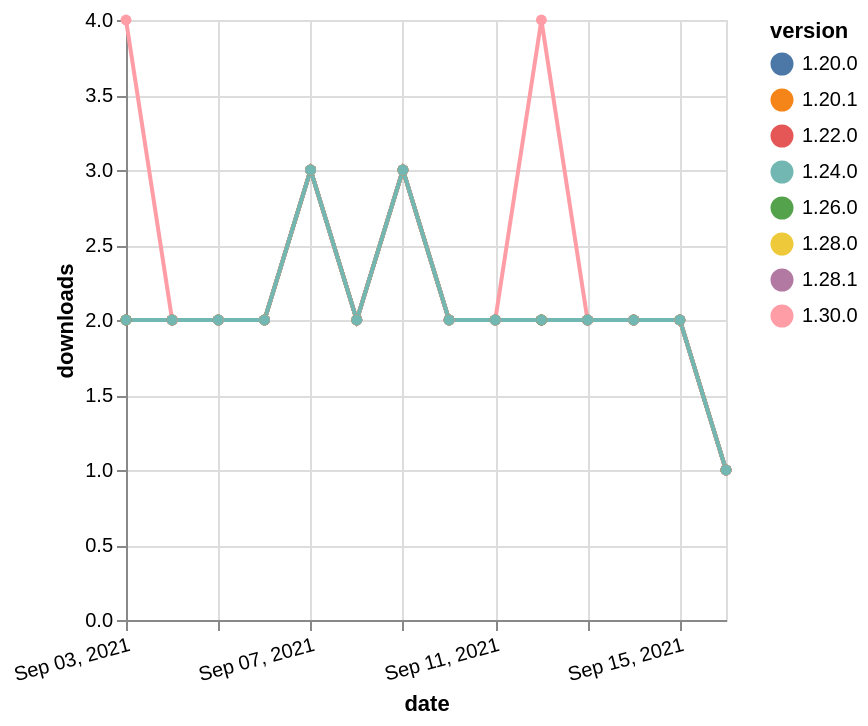

This figure's Vega-Lite source:
### Vega-Lite specification from a JSON file in a GitHub repository (floating-point values rounded to 4 significant figures)
{"$schema": "https://vega.github.io/schema/vega-lite/v5.json", "description": "A simple bar chart with embedded data.", "data": {"values": [{"date": "2021-09-03", "total": 355, "delta": 2, "version": "1.28.1"}, {"date": "2021-09-04", "total": 357, "delta": 2, "version": "1.28.1"}, {"date": "2021-09-05", "total": 359, "delta": 2, "version": "1.28.1"}, {"date": "2021-09-06", "total": 361, "delta": 2, "version": "1.28.1"}, {"date": "2021-09-07", "total": 364, "delta": 3, "version": "1.28.1"}, {"date": "2021-09-08", "total": 366, "delta": 2, "version": "1.28.1"}, {"date": "2021-09-09", "total": 369, "delta": 3, "version": "1.28.1"}, {"date": "2021-09-10", "total": 371, "delta": 2, "version": "1.28.1"}, {"date": "2021-09-11", "total": 373, "delta": 2, "version": "1.28.1"}, {"date": "2021-09-12", "total": 375, "delta": 2, "version": "1.28.1"}, {"date": "2021-09-13", "total": 377, "delta": 2, "version": "1.28.1"}, {"date": "2021-09-14", "total": 379, "delta": 2, "version": "1.28.1"}, {"date": "2021-09-15", "total": 381, "delta": 2, "version": "1.28.1"}, {"date": "2021-09-16", "total": 382, "delta": 1, "version": "1.28.1"}, {"date": "2021-09-03", "total": 1644, "delta": 2, "version": "1.22.0"}, {"date": "2021-09-04", "total": 1646, "delta": 2, "version": "1.22.0"}, {"date": "2021-09-05", "total": 1648, "delta": 2, "version": "1.22.0"}, {"date": "2021-09-06", "total": 1650, "delta": 2, "version": "1.22.0"}, {"date": "2021-09-07", "total": 1653, "delta": 3, "version": "1.22.0"}, {"date": "2021-09-08", "total": 1655, "delta": 2, "version": "1.22.0"}, {"date": "2021-09-09", "total": 1658, "delta": 3, "version": "1.22.0"}, {"date": "2021-09-10", "total": 1660, "delta": 2, "version": "1.22.0"}, {"date": "2021-09-11", "total": 1662, "delta": 2, "version": "1.22.0"}, {"date": "2021-09-12", "total": 1664, "delta": 2, "version": "1.22.0"}, {"date": "2021-09-13", "total": 1666, "delta": 2, "version": "1.22.0"}, {"date": "2021-09-14", "total": 1668, "delta": 2, "version": "1.22.0"}, {"date": "2021-09-15", "total": 1670, "delta": 2, "version": "1.22.0"}, {"date": "2021-09-16", "total": 1671, "delta": 1, "version": "1.22.0"}, {"date": "2021-09-03", "total": 659, "delta": 2, "version": "1.28.0"}, {"date": "2021-09-04", "total": 661, "delta": 2, "version": "1.28.0"}, {"date": "2021-09-05", "total": 663, "delta": 2, "version": "1.28.0"}, {"date": "2021-09-06", "total": 665, "delta": 2, "version": "1.28.0"}, {"date": "2021-09-07", "total": 668, "delta": 3, "version": "1.28.0"}, {"date": "2021-09-08", "total": 670, "delta": 2, "version": "1.28.0"}, {"date": "2021-09-09", "total": 673, "delta": 3, "version": "1.28.0"}, {"date": "2021-09-10", "total": 675, "delta": 2, "version": "1.28.0"}, {"date": "2021-09-11", "total": 677, "delta": 2, "version": "1.28.0"}, {"date": "2021-09-12", "total": 679, "delta": 2, "version": "1.28.0"}, {"date": "2021-09-13", "total": 681, "delta": 2, "version": "1.28.0"}, {"date": "2021-09-14", "total": 683, "delta": 2, "version": "1.28.0"}, {"date": "2021-09-15", "total": 685, "delta": 2, "version": "1.28.0"}, {"date": "2021-09-16", "total": 686, "delta": 1, "version": "1.28.0"}, {"date": "2021-09-03", "total": 999, "delta": 2, "version": "1.26.0"}, {"date": "2021-09-04", "total": 1001, "delta": 2, "version": "1.26.0"}, {"date": "2021-09-05", "total": 1003, "delta": 2, "version": "1.26.0"}, {"date": "2021-09-06", "total": 1005, "delta": 2, "version": "1.26.0"}, {"date": "2021-09-07", "total": 1008, "delta": 3, "version": "1.26.0"}, {"date": "2021-09-08", "total": 1010, "delta": 2, "version": "1.26.0"}, {"date": "2021-09-09", "total": 1013, "delta": 3, "version": "1.26.0"}, {"date": "2021-09-10", "total": 1015, "delta": 2, "version": "1.26.0"}, {"date": "2021-09-11", "total": 1017, "delta": 2, "version": "1.26.0"}, {"date": "2021-09-12", "total": 1019, "delta": 2, "version": "1.26.0"}, {"date": "2021-09-13", "total": 1021, "delta": 2, "version": "1.26.0"}, {"date": "2021-09-14", "total": 1023, "delta": 2, "version": "1.26.0"}, {"date": "2021-09-15", "total": 1025, "delta": 2, "version": "1.26.0"}, {"date": "2021-09-16", "total": 1026, "delta": 1, "version": "1.26.0"}, {"date": "2021-09-03", "total": 2041, "delta": 2, "version": "1.20.0"}, {"date": "2021-09-04", "total": 2043, "delta": 2, "version": "1.20.0"}, {"date": "2021-09-05", "total": 2045, "delta": 2, "version": "1.20.0"}, {"date": "2021-09-06", "total": 2047, "delta": 2, "version": "1.20.0"}, {"date": "2021-09-07", "total": 2050, "delta": 3, "version": "1.20.0"}, {"date": "2021-09-08", "total": 2052, "delta": 2, "version": "1.20.0"}, {"date": "2021-09-09", "total": 2055, "delta": 3, "version": "1.20.0"}, {"date": "2021-09-10", "total": 2057, "delta": 2, "version": "1.20.0"}, {"date": "2021-09-11", "total": 2059, "delta": 2, "version": "1.20.0"}, {"date": "2021-09-12", "total": 2061, "delta": 2, "version": "1.20.0"}, {"date": "2021-09-13", "total": 2063, "delta": 2, "version": "1.20.0"}, {"date": "2021-09-14", "total": 2065, "delta": 2, "version": "1.20.0"}, {"date": "2021-09-15", "total": 2067, "delta": 2, "version": "1.20.0"}, {"date": "2021-09-16", "total": 2068, "delta": 1, "version": "1.20.0"}, {"date": "2021-09-03", "total": 1954, "delta": 2, "version": "1.20.1"}, {"date": "2021-09-04", "total": 1956, "delta": 2, "version": "1.20.1"}, {"date": "2021-09-05", "total": 1958, "delta": 2, "version": "1.20.1"}, {"date": "2021-09-06", "total": 1960, "delta": 2, "version": "1.20.1"}, {"date": "2021-09-07", "total": 1963, "delta": 3, "version": "1.20.1"}, {"date": "2021-09-08", "total": 1965, "delta": 2, "version": "1.20.1"}, {"date": "2021-09-09", "total": 1968, "delta": 3, "version": "1.20.1"}, {"date": "2021-09-10", "total": 1970, "delta": 2, "version": "1.20.1"}, {"date": "2021-09-11", "total": 1972, "delta": 2, "version": "1.20.1"}, {"date": "2021-09-12", "total": 1974, "delta": 2, "version": "1.20.1"}, {"date": "2021-09-13", "total": 1976, "delta": 2, "version": "1.20.1"}, {"date": "2021-09-14", "total": 1978, "delta": 2, "version": "1.20.1"}, {"date": "2021-09-15", "total": 1980, "delta": 2, "version": "1.20.1"}, {"date": "2021-09-16", "total": 1981, "delta": 1, "version": "1.20.1"}, {"date": "2021-09-03", "total": 223, "delta": 4, "version": "1.30.0"}, {"date": "2021-09-04", "total": 225, "delta": 2, "version": "1.30.0"}, {"date": "2021-09-05", "total": 227, "delta": 2, "version": "1.30.0"}, {"date": "2021-09-06", "total": 229, "delta": 2, "version": "1.30.0"}, {"date": "2021-09-07", "total": 232, "delta": 3, "version": "1.30.0"}, {"date": "2021-09-08", "total": 234, "delta": 2, "version": "1.30.0"}, {"date": "2021-09-09", "total": 237, "delta": 3, "version": "1.30.0"}, {"date": "2021-09-10", "total": 239, "delta": 2, "version": "1.30.0"}, {"date": "2021-09-11", "total": 241, "delta": 2, "version": "1.30.0"}, {"date": "2021-09-12", "total": 245, "delta": 4, "version": "1.30.0"}, {"date": "2021-09-13", "total": 247, "delta": 2, "version": "1.30.0"}, {"date": "2021-09-14", "total": 249, "delta": 2, "version": "1.30.0"}, {"date": "2021-09-15", "total": 251, "delta": 2, "version": "1.30.0"}, {"date": "2021-09-16", "total": 252, "delta": 1, "version": "1.30.0"}, {"date": "2021-09-03", "total": 1453, "delta": 2, "version": "1.24.0"}, {"date": "2021-09-04", "total": 1455, "delta": 2, "version": "1.24.0"}, {"date": "2021-09-05", "total": 1457, "delta": 2, "version": "1.24.0"}, {"date": "2021-09-06", "total": 1459, "delta": 2, "version": "1.24.0"}, {"date": "2021-09-07", "total": 1462, "delta": 3, "version": "1.24.0"}, {"date": "2021-09-08", "total": 1464, "delta": 2, "version": "1.24.0"}, {"date": "2021-09-09", "total": 1467, "delta": 3, "version": "1.24.0"}, {"date": "2021-09-10", "total": 1469, "delta": 2, "version": "1.24.0"}, {"date": "2021-09-11", "total": 1471, "delta": 2, "version": "1.24.0"}, {"date": "2021-09-12", "total": 1473, "delta": 2, "version": "1.24.0"}, {"date": "2021-09-13", "total": 1475, "delta": 2, "version": "1.24.0"}, {"date": "2021-09-14", "total": 1477, "delta": 2, "version": "1.24.0"}, {"date": "2021-09-15", "total": 1479, "delta": 2, "version": "1.24.0"}, {"date": "2021-09-16", "total": 1480, "delta": 1, "version": "1.24.0"}]}, "width": "container", "mark": {"type": "line", "point": {"filled": true}}, "encoding": {"x": {"field": "date", "type": "temporal", "timeUnit": "yearmonthdate", "title": "date", "axis": {"labelAngle": -15}}, "y": {"field": "delta", "type": "quantitative", "title": "downloads"}, "color": {"field": "version", "type": "nominal"}, "tooltip": {"field": "delta"}}}
